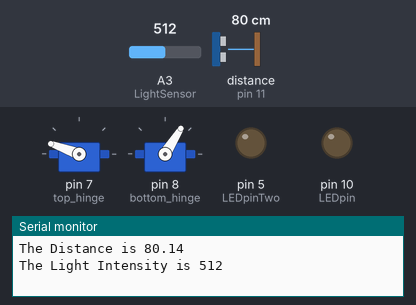
A sketch run on a simulated Arduino Uno, built with avr-gcc and run on an emulated ATmega328P. Shown: 2 × servo, output pins drawn as LEDs (lit = HIGH), the last lines printed to the serial monitor. Wiring (inferred from the names in the program): ultrasonic range finder: trigger pin 12; echo pin 11. The inputs (shaded band) are chosen by the test bench; at power-on: distance to the obstacle (sensor on pin 11) 80 cm, A3 (LightSensor) = 512. The echo pulse lasts 58.3 µs per cm; pins used as bus, display or sensor lines are not drawn.

Above: at 1.9 s.
2.0 s: distance to the obstacle (sensor on pin 11) set to 11 cm
3.6 s: distance to the obstacle (sensor on pin 11) set to 8 cm
At 4.7 s:
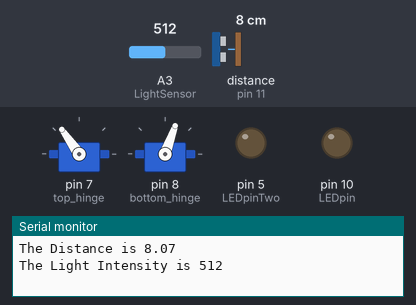
7.5 s: A3 (LightSensor) set to 485
At 9.5 s:
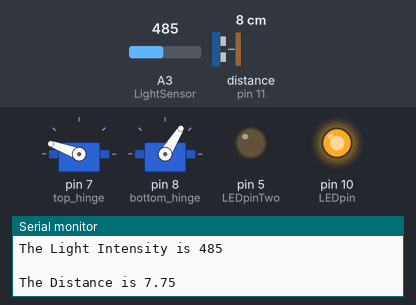
11.4 s: A3 (LightSensor) set to 107
12.9 s: A3 (LightSensor) set to 94
At 14.9 s:
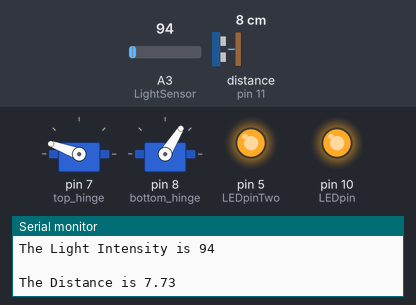
16.8 s: A3 (LightSensor) set to 510
At 19.3 s:
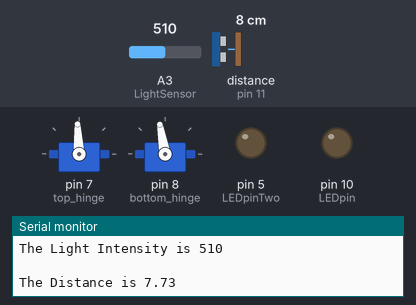
Timing chart, 0 to 21.7 s (numbered marks = the images above; inputs shaded):
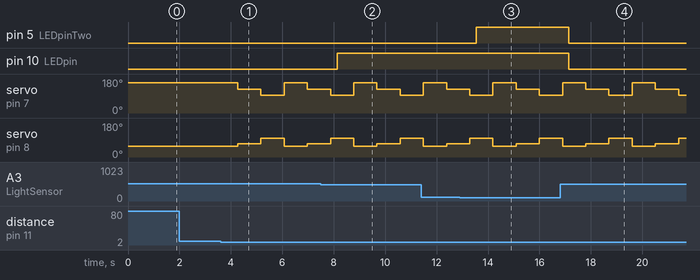

The sketch:

Arduino_Chair_JacobMarier.ino
```cpp
#include <Servo.h>
Servo top_hinge;//top half of chair
Servo bottom_hinge;  //bottom half of chair

int td; //top degree of rotation
int bd;  //bottom degree of rotation

int LEDpin=10;
int LEDpinTwo=5;
int LightSensor=A3;

int echopin=11;
int trigpin=12;

float distance;
int ctr=0;


void setup() {
     //set for servo motors
     top_hinge.attach(7);
     bottom_hinge.attach(8);

     top_hinge.write(160);//beginning angle of top of chair
     bottom_hinge.write(58);//beginning angle of bottom of chair

    //set for Ultrasonic sensor
     pinMode(trigpin, OUTPUT);
     pinMode(echopin, INPUT);

    //Setup for Light
    pinMode(LEDpin, OUTPUT);
    pinMode(LEDpinTwo, OUTPUT);

    Serial.begin(9600);

    }


float Distance_Measure()
      {
      float c=345; //assuiming m/s
      float duration; // time in microsec

          digitalWrite(trigpin, LOW);
          delayMicroseconds(2);
          digitalWrite(trigpin, HIGH);
          delayMicroseconds(10);
          digitalWrite(trigpin, LOW);

      duration = pulseIn(echopin, HIGH);

      distance= duration*0.0345/2; //distance in cm

          Serial.print("\nThe Distance is ");
          Serial.print(distance);

      return distance;
      }


void loop()
      {delay(200);
       Distance_Measure();
       delay(250);

          if(10>distance)
             {ctr++;}
                    delay(100);

           if(ctr>2)ctr=0;
                     delay(100);

                    if(ctr==0)
                        {top_hinge.write(160);//beginning angle of top of chair
                         bottom_hinge.write(58);}//beginning angle of bottom of chair

                    if(ctr==1)//
                      {top_hinge.write(125);
                       bottom_hinge.write(70);}

                    if(ctr==2)
                       {top_hinge.write(93);
                       bottom_hinge.write(100);}

       //For Light
      int sensorValue = analogRead(LightSensor);
          Serial.print("\nThe Light Intensity is ");
          Serial.println(sensorValue);
          Serial.print("\n ");
          delay(250);

                if (sensorValue < 500 && sensorValue>=100)
                  {
                    digitalWrite(LEDpin, HIGH);
                                      }
                    else if (sensorValue < 100)
                    {
                      digitalWrite(LEDpin, HIGH);
                      digitalWrite(LEDpinTwo, HIGH);}
                        else
                          {digitalWrite(LEDpin, LOW);
                          digitalWrite(LEDpinTwo, LOW);}}
```

Measured:
- the behaviour switches between 10 and 9 cm on distance to the obstacle (sensor on pin 11) (found by bisection; images 0 and 1)
- the behaviour switches between 500 and 499 on A3 (LightSensor) (found by bisection; images 1 and 2)
- the behaviour switches between 100 and 99 on A3 (LightSensor) (found by bisection; images 2 and 3)
- after the input at 3.6 s, servo on pin 7 (top_hinge): 160° → 125° after 0.67 s, → 93° 0.90 s later, → 160° 0.90 s later, → 125° 0.90 s later; servo on pin 8 (bottom_hinge): 58° → 70° after 0.67 s, → 100° 0.90 s later, → 58° 0.90 s later, → 70° 0.90 s later
- after the input at 7.5 s, pin 10 (LEDpin): LOW → HIGH after 0.63 s
- after the input at 12.9 s, pin 5 (LEDpinTwo): LOW → HIGH after 0.64 s
- after the input at 16.8 s, pin 5 (LEDpinTwo), pin 10 (LEDpin): HIGH → LOW after 0.35 s
